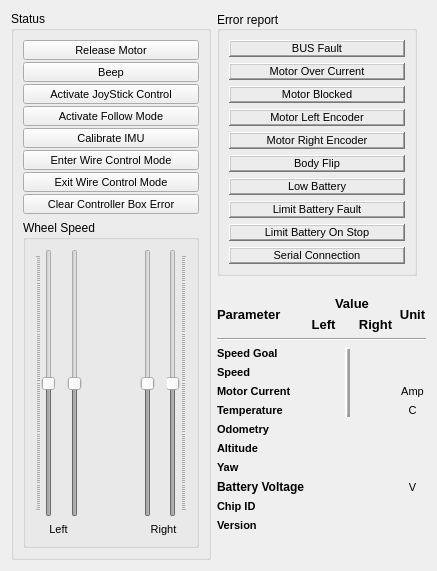
<?xml version="1.0" encoding="UTF-8"?>
<ui version="4.0">
 <class>motor_controller_info</class>
 <widget class="QWidget" name="motor_controller_info">
  <property name="geometry">
   <rect>
    <x>0</x>
    <y>0</y>
    <width>435</width>
    <height>571</height>
   </rect>
  </property>
  <property name="sizePolicy">
   <sizepolicy hsizetype="Fixed" vsizetype="Fixed">
    <horstretch>0</horstretch>
    <verstretch>0</verstretch>
   </sizepolicy>
  </property>
  <property name="minimumSize">
   <size>
    <width>0</width>
    <height>0</height>
   </size>
  </property>
  <property name="maximumSize">
   <size>
    <width>435</width>
    <height>571</height>
   </size>
  </property>
  <property name="windowTitle">
   <string>Form</string>
  </property>
  <layout class="QGridLayout" name="gridLayout_6">
   <item row="0" column="0" rowspan="5" colspan="4">
    <widget class="QGroupBox" name="groupBox">
     <property name="minimumSize">
      <size>
       <width>200</width>
       <height>0</height>
      </size>
     </property>
     <property name="maximumSize">
      <size>
       <width>200</width>
       <height>16777215</height>
      </size>
     </property>
     <property name="title">
      <string>Status</string>
     </property>
     <layout class="QGridLayout" name="gridLayout_5">
      <item row="2" column="0">
       <widget class="QGroupBox" name="groupBox_2">
        <property name="maximumSize">
         <size>
          <width>250</width>
          <height>16777215</height>
         </size>
        </property>
        <property name="title">
         <string>Wheel Speed</string>
        </property>
        <layout class="QGridLayout" name="gridLayout">
         <item row="0" column="0">
          <widget class="QSlider" name="speed_left_goal_slider">
           <property name="enabled">
            <bool>false</bool>
           </property>
           <property name="minimum">
            <number>-3100</number>
           </property>
           <property name="maximum">
            <number>3100</number>
           </property>
           <property name="pageStep">
            <number>50</number>
           </property>
           <property name="orientation">
            <enum>Qt::Vertical</enum>
           </property>
           <property name="tickPosition">
            <enum>QSlider::TicksAbove</enum>
           </property>
          </widget>
         </item>
         <item row="2" column="4" colspan="3">
          <widget class="QLabel" name="right_speed_label">
           <property name="font">
            <font>
             <pointsize>8</pointsize>
            </font>
           </property>
           <property name="text">
            <string>Right</string>
           </property>
           <property name="alignment">
            <set>Qt::AlignCenter</set>
           </property>
          </widget>
         </item>
         <item row="2" column="0" colspan="3">
          <widget class="QLabel" name="left_speed_label">
           <property name="font">
            <font>
             <pointsize>8</pointsize>
            </font>
           </property>
           <property name="text">
            <string>Left</string>
           </property>
           <property name="alignment">
            <set>Qt::AlignCenter</set>
           </property>
          </widget>
         </item>
         <item row="0" column="2">
          <widget class="QSlider" name="speed_left_slider">
           <property name="enabled">
            <bool>false</bool>
           </property>
           <property name="minimum">
            <number>-3100</number>
           </property>
           <property name="maximum">
            <number>3100</number>
           </property>
           <property name="pageStep">
            <number>50</number>
           </property>
           <property name="tracking">
            <bool>true</bool>
           </property>
           <property name="orientation">
            <enum>Qt::Vertical</enum>
           </property>
          </widget>
         </item>
         <item row="0" column="3">
          <spacer name="horizontalSpacer">
           <property name="orientation">
            <enum>Qt::Horizontal</enum>
           </property>
           <property name="sizeHint" stdset="0">
            <size>
             <width>40</width>
             <height>20</height>
            </size>
           </property>
          </spacer>
         </item>
         <item row="0" column="6">
          <widget class="QSlider" name="speed_right_goal_slider">
           <property name="enabled">
            <bool>false</bool>
           </property>
           <property name="minimum">
            <number>-3100</number>
           </property>
           <property name="maximum">
            <number>3100</number>
           </property>
           <property name="pageStep">
            <number>50</number>
           </property>
           <property name="orientation">
            <enum>Qt::Vertical</enum>
           </property>
           <property name="tickPosition">
            <enum>QSlider::TicksBelow</enum>
           </property>
          </widget>
         </item>
         <item row="0" column="4">
          <widget class="QSlider" name="speed_right_slider">
           <property name="enabled">
            <bool>false</bool>
           </property>
           <property name="minimum">
            <number>-3100</number>
           </property>
           <property name="maximum">
            <number>3100</number>
           </property>
           <property name="pageStep">
            <number>50</number>
           </property>
           <property name="orientation">
            <enum>Qt::Vertical</enum>
           </property>
          </widget>
         </item>
        </layout>
       </widget>
      </item>
      <item row="1" column="0">
       <layout class="QVBoxLayout" name="verticalLayout_3">
        <property name="spacing">
         <number>2</number>
        </property>
        <item>
         <widget class="QPushButton" name="release_motor_button">
          <property name="maximumSize">
           <size>
            <width>11222</width>
            <height>20</height>
           </size>
          </property>
          <property name="font">
           <font>
            <pointsize>8</pointsize>
           </font>
          </property>
          <property name="text">
           <string>Release Motor</string>
          </property>
         </widget>
        </item>
        <item>
         <widget class="QPushButton" name="beep_button">
          <property name="maximumSize">
           <size>
            <width>11222</width>
            <height>20</height>
           </size>
          </property>
          <property name="font">
           <font>
            <pointsize>8</pointsize>
           </font>
          </property>
          <property name="text">
           <string>Beep</string>
          </property>
         </widget>
        </item>
        <item>
         <widget class="QPushButton" name="activate_joy_button">
          <property name="maximumSize">
           <size>
            <width>11222</width>
            <height>20</height>
           </size>
          </property>
          <property name="font">
           <font>
            <pointsize>8</pointsize>
           </font>
          </property>
          <property name="text">
           <string>Activate JoyStick Control</string>
          </property>
         </widget>
        </item>
        <item>
         <widget class="QPushButton" name="activate_follow_mode_button">
          <property name="maximumSize">
           <size>
            <width>11222</width>
            <height>20</height>
           </size>
          </property>
          <property name="font">
           <font>
            <pointsize>8</pointsize>
           </font>
          </property>
          <property name="text">
           <string>Activate Follow Mode</string>
          </property>
         </widget>
        </item>
        <item>
         <widget class="QPushButton" name="calibrate_IMU_button">
          <property name="maximumSize">
           <size>
            <width>11222</width>
            <height>20</height>
           </size>
          </property>
          <property name="font">
           <font>
            <pointsize>8</pointsize>
           </font>
          </property>
          <property name="text">
           <string>Calibrate IMU</string>
          </property>
         </widget>
        </item>
        <item>
         <widget class="QPushButton" name="enter_wire_control_mode_button">
          <property name="maximumSize">
           <size>
            <width>11222</width>
            <height>20</height>
           </size>
          </property>
          <property name="font">
           <font>
            <pointsize>8</pointsize>
           </font>
          </property>
          <property name="text">
           <string>Enter Wire Control Mode</string>
          </property>
         </widget>
        </item>
        <item>
         <widget class="QPushButton" name="Exit_wire_control_mode_button">
          <property name="maximumSize">
           <size>
            <width>11222</width>
            <height>20</height>
           </size>
          </property>
          <property name="font">
           <font>
            <pointsize>8</pointsize>
           </font>
          </property>
          <property name="text">
           <string>Exit Wire Control Mode</string>
          </property>
         </widget>
        </item>
        <item>
         <widget class="QPushButton" name="clear_error_messages_button">
          <property name="maximumSize">
           <size>
            <width>11222</width>
            <height>20</height>
           </size>
          </property>
          <property name="font">
           <font>
            <pointsize>8</pointsize>
           </font>
          </property>
          <property name="text">
           <string>Clear Controller Box Error</string>
          </property>
         </widget>
        </item>
       </layout>
      </item>
     </layout>
    </widget>
   </item>
   <item row="2" column="4">
    <layout class="QGridLayout" name="gridLayout_4">
     <item row="2" column="0">
      <widget class="QLabel" name="chip_id_label">
       <property name="font">
        <font>
         <pointsize>8</pointsize>
         <weight>75</weight>
         <bold>true</bold>
        </font>
       </property>
       <property name="text">
        <string>Chip ID</string>
       </property>
      </widget>
     </item>
     <item row="2" column="1">
      <widget class="QLabel" name="chip_id_value">
       <property name="font">
        <font>
         <pointsize>8</pointsize>
        </font>
       </property>
       <property name="text">
        <string/>
       </property>
       <property name="alignment">
        <set>Qt::AlignCenter</set>
       </property>
      </widget>
     </item>
     <item row="3" column="1">
      <widget class="QLabel" name="version_value">
       <property name="font">
        <font>
         <pointsize>8</pointsize>
        </font>
       </property>
       <property name="text">
        <string/>
       </property>
       <property name="alignment">
        <set>Qt::AlignCenter</set>
       </property>
      </widget>
     </item>
     <item row="3" column="0">
      <widget class="QLabel" name="version_label">
       <property name="font">
        <font>
         <pointsize>8</pointsize>
         <weight>75</weight>
         <bold>true</bold>
        </font>
       </property>
       <property name="text">
        <string>Version</string>
       </property>
      </widget>
     </item>
     <item row="0" column="0" colspan="2">
      <layout class="QGridLayout" name="gridLayout_2">
       <property name="horizontalSpacing">
        <number>6</number>
       </property>
       <item row="8" column="0">
        <widget class="QLabel" name="altitude_label">
         <property name="font">
          <font>
           <pointsize>8</pointsize>
           <weight>75</weight>
           <bold>true</bold>
          </font>
         </property>
         <property name="text">
          <string>Altitude</string>
         </property>
        </widget>
       </item>
       <item row="3" column="1">
        <widget class="QLabel" name="speed_goal_left_value">
         <property name="font">
          <font>
           <pointsize>8</pointsize>
          </font>
         </property>
         <property name="text">
          <string/>
         </property>
         <property name="alignment">
          <set>Qt::AlignCenter</set>
         </property>
        </widget>
       </item>
       <item row="1" column="3">
        <widget class="QLabel" name="right_label">
         <property name="font">
          <font>
           <pointsize>10</pointsize>
           <weight>75</weight>
           <bold>true</bold>
          </font>
         </property>
         <property name="frameShape">
          <enum>QFrame::NoFrame</enum>
         </property>
         <property name="frameShadow">
          <enum>QFrame::Plain</enum>
         </property>
         <property name="midLineWidth">
          <number>4</number>
         </property>
         <property name="text">
          <string>Right</string>
         </property>
         <property name="alignment">
          <set>Qt::AlignCenter</set>
         </property>
        </widget>
       </item>
       <item row="5" column="4">
        <widget class="QLabel" name="motor_current_unit">
         <property name="font">
          <font>
           <pointsize>8</pointsize>
          </font>
         </property>
         <property name="text">
          <string>Amp</string>
         </property>
         <property name="alignment">
          <set>Qt::AlignCenter</set>
         </property>
        </widget>
       </item>
       <item row="10" column="1" colspan="3">
        <widget class="QLabel" name="battery_voltage_value">
         <property name="font">
          <font>
           <pointsize>8</pointsize>
          </font>
         </property>
         <property name="text">
          <string/>
         </property>
         <property name="alignment">
          <set>Qt::AlignCenter</set>
         </property>
        </widget>
       </item>
       <item row="4" column="3">
        <widget class="QLabel" name="speed_right_value">
         <property name="font">
          <font>
           <pointsize>8</pointsize>
          </font>
         </property>
         <property name="text">
          <string/>
         </property>
         <property name="alignment">
          <set>Qt::AlignCenter</set>
         </property>
        </widget>
       </item>
       <item row="3" column="0">
        <widget class="QLabel" name="speed">
         <property name="font">
          <font>
           <pointsize>8</pointsize>
           <weight>75</weight>
           <bold>true</bold>
          </font>
         </property>
         <property name="text">
          <string>Speed Goal</string>
         </property>
        </widget>
       </item>
       <item row="6" column="4">
        <widget class="QLabel" name="temp_unit">
         <property name="font">
          <font>
           <pointsize>8</pointsize>
          </font>
         </property>
         <property name="text">
          <string>C</string>
         </property>
         <property name="alignment">
          <set>Qt::AlignCenter</set>
         </property>
        </widget>
       </item>
       <item row="0" column="1" colspan="3">
        <widget class="QLabel" name="speed_setting">
         <property name="font">
          <font>
           <pointsize>10</pointsize>
           <weight>75</weight>
           <bold>true</bold>
          </font>
         </property>
         <property name="frameShape">
          <enum>QFrame::NoFrame</enum>
         </property>
         <property name="frameShadow">
          <enum>QFrame::Plain</enum>
         </property>
         <property name="midLineWidth">
          <number>4</number>
         </property>
         <property name="text">
          <string>Value</string>
         </property>
         <property name="alignment">
          <set>Qt::AlignCenter</set>
         </property>
        </widget>
       </item>
       <item row="1" column="1">
        <widget class="QLabel" name="left_label">
         <property name="font">
          <font>
           <pointsize>10</pointsize>
           <weight>75</weight>
           <bold>true</bold>
          </font>
         </property>
         <property name="frameShape">
          <enum>QFrame::NoFrame</enum>
         </property>
         <property name="frameShadow">
          <enum>QFrame::Plain</enum>
         </property>
         <property name="midLineWidth">
          <number>4</number>
         </property>
         <property name="text">
          <string>Left</string>
         </property>
         <property name="alignment">
          <set>Qt::AlignCenter</set>
         </property>
        </widget>
       </item>
       <item row="3" column="3">
        <widget class="QLabel" name="speed_goal_right_vale">
         <property name="font">
          <font>
           <pointsize>8</pointsize>
          </font>
         </property>
         <property name="text">
          <string/>
         </property>
         <property name="alignment">
          <set>Qt::AlignCenter</set>
         </property>
        </widget>
       </item>
       <item row="7" column="0">
        <widget class="QLabel" name="odom_label">
         <property name="font">
          <font>
           <pointsize>8</pointsize>
           <weight>75</weight>
           <bold>true</bold>
          </font>
         </property>
         <property name="text">
          <string>Odometry</string>
         </property>
        </widget>
       </item>
       <item row="0" column="4" rowspan="2">
        <widget class="QLabel" name="unit_label">
         <property name="font">
          <font>
           <pointsize>10</pointsize>
           <weight>75</weight>
           <bold>true</bold>
          </font>
         </property>
         <property name="frameShape">
          <enum>QFrame::NoFrame</enum>
         </property>
         <property name="frameShadow">
          <enum>QFrame::Plain</enum>
         </property>
         <property name="midLineWidth">
          <number>4</number>
         </property>
         <property name="text">
          <string>Unit</string>
         </property>
         <property name="alignment">
          <set>Qt::AlignCenter</set>
         </property>
        </widget>
       </item>
       <item row="4" column="1">
        <widget class="QLabel" name="speed_left_value">
         <property name="font">
          <font>
           <pointsize>8</pointsize>
          </font>
         </property>
         <property name="text">
          <string/>
         </property>
         <property name="alignment">
          <set>Qt::AlignCenter</set>
         </property>
        </widget>
       </item>
       <item row="8" column="1" colspan="3">
        <widget class="QLabel" name="altitude_value">
         <property name="font">
          <font>
           <pointsize>8</pointsize>
          </font>
         </property>
         <property name="text">
          <string/>
         </property>
         <property name="alignment">
          <set>Qt::AlignCenter</set>
         </property>
        </widget>
       </item>
       <item row="8" column="4">
        <widget class="QLabel" name="altitude_unit">
         <property name="font">
          <font>
           <pointsize>8</pointsize>
          </font>
         </property>
         <property name="text">
          <string/>
         </property>
         <property name="alignment">
          <set>Qt::AlignCenter</set>
         </property>
        </widget>
       </item>
       <item row="5" column="1">
        <widget class="QLabel" name="motor_current_left_value">
         <property name="font">
          <font>
           <pointsize>8</pointsize>
          </font>
         </property>
         <property name="text">
          <string/>
         </property>
         <property name="alignment">
          <set>Qt::AlignCenter</set>
         </property>
        </widget>
       </item>
       <item row="6" column="1">
        <widget class="QLabel" name="temp_left_value">
         <property name="font">
          <font>
           <pointsize>8</pointsize>
          </font>
         </property>
         <property name="text">
          <string/>
         </property>
         <property name="alignment">
          <set>Qt::AlignCenter</set>
         </property>
        </widget>
       </item>
       <item row="0" column="0" rowspan="2">
        <widget class="QLabel" name="parameter_label">
         <property name="font">
          <font>
           <pointsize>10</pointsize>
           <weight>75</weight>
           <bold>true</bold>
          </font>
         </property>
         <property name="frameShape">
          <enum>QFrame::NoFrame</enum>
         </property>
         <property name="frameShadow">
          <enum>QFrame::Plain</enum>
         </property>
         <property name="midLineWidth">
          <number>4</number>
         </property>
         <property name="text">
          <string>Parameter</string>
         </property>
         <property name="alignment">
          <set>Qt::AlignLeading|Qt::AlignLeft|Qt::AlignVCenter</set>
         </property>
         <property name="wordWrap">
          <bool>false</bool>
         </property>
        </widget>
       </item>
       <item row="3" column="4">
        <widget class="QLabel" name="speed_goal_unit">
         <property name="font">
          <font>
           <pointsize>8</pointsize>
          </font>
         </property>
         <property name="text">
          <string/>
         </property>
         <property name="alignment">
          <set>Qt::AlignCenter</set>
         </property>
        </widget>
       </item>
       <item row="5" column="3">
        <widget class="QLabel" name="motor_current_right_value">
         <property name="font">
          <font>
           <pointsize>8</pointsize>
          </font>
         </property>
         <property name="text">
          <string/>
         </property>
         <property name="alignment">
          <set>Qt::AlignCenter</set>
         </property>
        </widget>
       </item>
       <item row="4" column="4">
        <widget class="QLabel" name="speed_unit">
         <property name="font">
          <font>
           <pointsize>8</pointsize>
          </font>
         </property>
         <property name="text">
          <string/>
         </property>
         <property name="alignment">
          <set>Qt::AlignCenter</set>
         </property>
        </widget>
       </item>
       <item row="6" column="3">
        <widget class="QLabel" name="temp_right_value">
         <property name="font">
          <font>
           <pointsize>8</pointsize>
          </font>
         </property>
         <property name="text">
          <string/>
         </property>
         <property name="alignment">
          <set>Qt::AlignCenter</set>
         </property>
        </widget>
       </item>
       <item row="4" column="0">
        <widget class="QLabel" name="speed_label">
         <property name="font">
          <font>
           <pointsize>8</pointsize>
           <weight>75</weight>
           <bold>true</bold>
          </font>
         </property>
         <property name="text">
          <string>Speed</string>
         </property>
        </widget>
       </item>
       <item row="5" column="0">
        <widget class="QLabel" name="motor_current_label">
         <property name="font">
          <font>
           <pointsize>8</pointsize>
           <weight>75</weight>
           <bold>true</bold>
          </font>
         </property>
         <property name="text">
          <string>Motor Current</string>
         </property>
        </widget>
       </item>
       <item row="2" column="0" colspan="5">
        <widget class="Line" name="line">
         <property name="orientation">
          <enum>Qt::Horizontal</enum>
         </property>
        </widget>
       </item>
       <item row="10" column="0">
        <widget class="QLabel" name="battery_label">
         <property name="font">
          <font>
           <weight>75</weight>
           <bold>true</bold>
          </font>
         </property>
         <property name="text">
          <string>Battery Voltage</string>
         </property>
        </widget>
       </item>
       <item row="9" column="0">
        <widget class="QLabel" name="yaw_info">
         <property name="font">
          <font>
           <pointsize>8</pointsize>
           <weight>75</weight>
           <bold>true</bold>
          </font>
         </property>
         <property name="text">
          <string>Yaw</string>
         </property>
        </widget>
       </item>
       <item row="7" column="4">
        <widget class="QLabel" name="odom_unit">
         <property name="font">
          <font>
           <pointsize>8</pointsize>
          </font>
         </property>
         <property name="text">
          <string/>
         </property>
         <property name="alignment">
          <set>Qt::AlignCenter</set>
         </property>
        </widget>
       </item>
       <item row="9" column="4">
        <widget class="QLabel" name="yaw_unit">
         <property name="font">
          <font>
           <pointsize>8</pointsize>
          </font>
         </property>
         <property name="text">
          <string/>
         </property>
         <property name="alignment">
          <set>Qt::AlignCenter</set>
         </property>
        </widget>
       </item>
       <item row="10" column="4">
        <widget class="QLabel" name="battery_voltage_unit">
         <property name="font">
          <font>
           <pointsize>8</pointsize>
          </font>
         </property>
         <property name="text">
          <string>V</string>
         </property>
         <property name="alignment">
          <set>Qt::AlignCenter</set>
         </property>
        </widget>
       </item>
       <item row="9" column="1" colspan="3">
        <widget class="QLabel" name="yaw_value">
         <property name="font">
          <font>
           <pointsize>8</pointsize>
          </font>
         </property>
         <property name="text">
          <string/>
         </property>
         <property name="alignment">
          <set>Qt::AlignCenter</set>
         </property>
        </widget>
       </item>
       <item row="6" column="0">
        <widget class="QLabel" name="temp_label">
         <property name="font">
          <font>
           <pointsize>8</pointsize>
           <weight>75</weight>
           <bold>true</bold>
          </font>
         </property>
         <property name="text">
          <string>Temperature</string>
         </property>
        </widget>
       </item>
       <item row="7" column="1" colspan="3">
        <widget class="QLabel" name="odom_value">
         <property name="font">
          <font>
           <pointsize>8</pointsize>
          </font>
         </property>
         <property name="text">
          <string/>
         </property>
         <property name="alignment">
          <set>Qt::AlignCenter</set>
         </property>
        </widget>
       </item>
       <item row="3" column="2" rowspan="4">
        <widget class="Line" name="line_2">
         <property name="enabled">
          <bool>true</bool>
         </property>
         <property name="minimumSize">
          <size>
           <width>10</width>
           <height>0</height>
          </size>
         </property>
         <property name="frameShadow">
          <enum>QFrame::Raised</enum>
         </property>
         <property name="lineWidth">
          <number>2</number>
         </property>
         <property name="midLineWidth">
          <number>1</number>
         </property>
         <property name="orientation">
          <enum>Qt::Vertical</enum>
         </property>
        </widget>
       </item>
      </layout>
     </item>
    </layout>
   </item>
   <item row="0" column="4">
    <widget class="QGroupBox" name="groupBox_3">
     <property name="sizePolicy">
      <sizepolicy hsizetype="Preferred" vsizetype="Preferred">
       <horstretch>0</horstretch>
       <verstretch>0</verstretch>
      </sizepolicy>
     </property>
     <property name="minimumSize">
      <size>
       <width>200</width>
       <height>0</height>
      </size>
     </property>
     <property name="maximumSize">
      <size>
       <width>200</width>
       <height>16777215</height>
      </size>
     </property>
     <property name="title">
      <string>Error report</string>
     </property>
     <property name="alignment">
      <set>Qt::AlignLeading|Qt::AlignLeft|Qt::AlignVCenter</set>
     </property>
     <layout class="QVBoxLayout" name="verticalLayout">
      <item>
       <layout class="QGridLayout" name="gridLayout_3">
        <item row="6" column="0">
         <widget class="QLabel" name="motor_right_encoder_error">
          <property name="font">
           <font>
            <pointsize>8</pointsize>
           </font>
          </property>
          <property name="frameShape">
           <enum>QFrame::WinPanel</enum>
          </property>
          <property name="frameShadow">
           <enum>QFrame::Raised</enum>
          </property>
          <property name="lineWidth">
           <number>2</number>
          </property>
          <property name="text">
           <string>Motor Right Encoder</string>
          </property>
          <property name="alignment">
           <set>Qt::AlignCenter</set>
          </property>
         </widget>
        </item>
        <item row="9" column="0">
         <widget class="QLabel" name="limit_battery_error">
          <property name="font">
           <font>
            <pointsize>8</pointsize>
           </font>
          </property>
          <property name="frameShape">
           <enum>QFrame::WinPanel</enum>
          </property>
          <property name="frameShadow">
           <enum>QFrame::Raised</enum>
          </property>
          <property name="lineWidth">
           <number>2</number>
          </property>
          <property name="text">
           <string>Limit Battery Fault</string>
          </property>
          <property name="alignment">
           <set>Qt::AlignCenter</set>
          </property>
         </widget>
        </item>
        <item row="5" column="0">
         <widget class="QLabel" name="motor_left_encoder_error">
          <property name="font">
           <font>
            <pointsize>8</pointsize>
           </font>
          </property>
          <property name="frameShape">
           <enum>QFrame::WinPanel</enum>
          </property>
          <property name="frameShadow">
           <enum>QFrame::Raised</enum>
          </property>
          <property name="lineWidth">
           <number>2</number>
          </property>
          <property name="text">
           <string>Motor Left Encoder</string>
          </property>
          <property name="alignment">
           <set>Qt::AlignCenter</set>
          </property>
         </widget>
        </item>
        <item row="4" column="0">
         <widget class="QLabel" name="motor_blocked">
          <property name="font">
           <font>
            <pointsize>8</pointsize>
           </font>
          </property>
          <property name="frameShape">
           <enum>QFrame::WinPanel</enum>
          </property>
          <property name="frameShadow">
           <enum>QFrame::Raised</enum>
          </property>
          <property name="lineWidth">
           <number>2</number>
          </property>
          <property name="text">
           <string>Motor Blocked</string>
          </property>
          <property name="alignment">
           <set>Qt::AlignCenter</set>
          </property>
         </widget>
        </item>
        <item row="8" column="0">
         <widget class="QLabel" name="low_battery_error">
          <property name="font">
           <font>
            <pointsize>8</pointsize>
           </font>
          </property>
          <property name="frameShape">
           <enum>QFrame::WinPanel</enum>
          </property>
          <property name="frameShadow">
           <enum>QFrame::Raised</enum>
          </property>
          <property name="lineWidth">
           <number>2</number>
          </property>
          <property name="text">
           <string>Low Battery</string>
          </property>
          <property name="alignment">
           <set>Qt::AlignCenter</set>
          </property>
         </widget>
        </item>
        <item row="11" column="0">
         <widget class="QLabel" name="serial_connection">
          <property name="font">
           <font>
            <pointsize>8</pointsize>
           </font>
          </property>
          <property name="frameShape">
           <enum>QFrame::WinPanel</enum>
          </property>
          <property name="frameShadow">
           <enum>QFrame::Raised</enum>
          </property>
          <property name="lineWidth">
           <number>2</number>
          </property>
          <property name="text">
           <string>Serial Connection</string>
          </property>
          <property name="alignment">
           <set>Qt::AlignCenter</set>
          </property>
         </widget>
        </item>
        <item row="2" column="0">
         <widget class="QLabel" name="bus_error">
          <property name="font">
           <font>
            <pointsize>8</pointsize>
           </font>
          </property>
          <property name="frameShape">
           <enum>QFrame::WinPanel</enum>
          </property>
          <property name="frameShadow">
           <enum>QFrame::Raised</enum>
          </property>
          <property name="lineWidth">
           <number>2</number>
          </property>
          <property name="text">
           <string>BUS Fault</string>
          </property>
          <property name="alignment">
           <set>Qt::AlignCenter</set>
          </property>
         </widget>
        </item>
        <item row="10" column="0">
         <widget class="QLabel" name="limit_battery_on_stop_error">
          <property name="font">
           <font>
            <pointsize>8</pointsize>
           </font>
          </property>
          <property name="frameShape">
           <enum>QFrame::WinPanel</enum>
          </property>
          <property name="frameShadow">
           <enum>QFrame::Raised</enum>
          </property>
          <property name="lineWidth">
           <number>2</number>
          </property>
          <property name="text">
           <string>Limit Battery On Stop</string>
          </property>
          <property name="alignment">
           <set>Qt::AlignCenter</set>
          </property>
         </widget>
        </item>
        <item row="7" column="0">
         <widget class="QLabel" name="body_flip_error">
          <property name="font">
           <font>
            <pointsize>8</pointsize>
           </font>
          </property>
          <property name="frameShape">
           <enum>QFrame::WinPanel</enum>
          </property>
          <property name="frameShadow">
           <enum>QFrame::Raised</enum>
          </property>
          <property name="lineWidth">
           <number>2</number>
          </property>
          <property name="text">
           <string>Body Flip</string>
          </property>
          <property name="alignment">
           <set>Qt::AlignCenter</set>
          </property>
         </widget>
        </item>
        <item row="3" column="0">
         <widget class="QLabel" name="motor_over_current">
          <property name="font">
           <font>
            <pointsize>8</pointsize>
           </font>
          </property>
          <property name="frameShape">
           <enum>QFrame::WinPanel</enum>
          </property>
          <property name="frameShadow">
           <enum>QFrame::Raised</enum>
          </property>
          <property name="lineWidth">
           <number>2</number>
          </property>
          <property name="text">
           <string>Motor Over Current</string>
          </property>
          <property name="alignment">
           <set>Qt::AlignCenter</set>
          </property>
         </widget>
        </item>
       </layout>
      </item>
     </layout>
    </widget>
   </item>
  </layout>
 </widget>
 <resources/>
 <connections/>
</ui>
